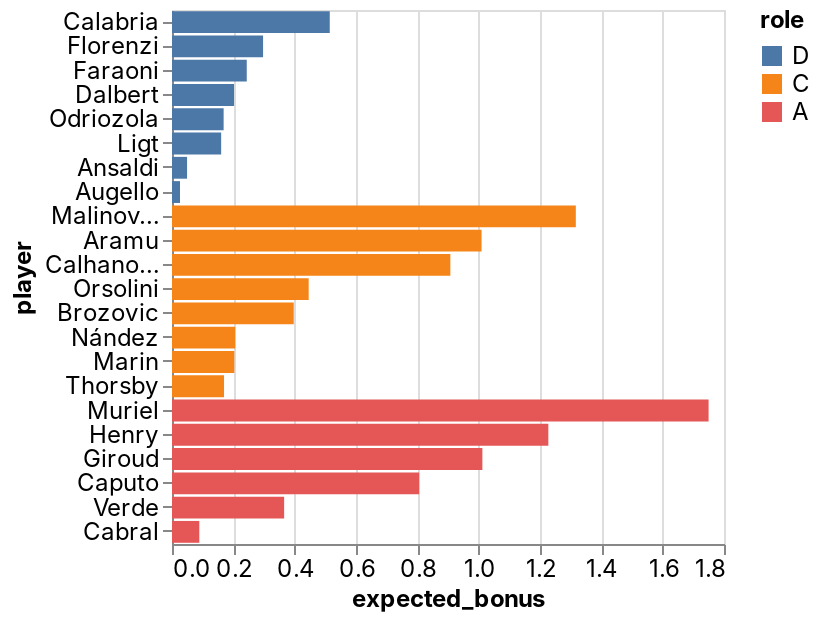

Here is the notebook cell this chart was saved with:
### Code cell
_deepnote_run_altair(team, """{"$schema":"https://vega.github.io/schema/vega-lite/v4.json","mark":{"type":"bar","tooltip":{"content":"data"}},"height":220,"autosize":{"type":"fit"},"data":{"name":"placeholder"},"encoding":{"x":{"field":"expected_bonus","type":"quantitative","sort":null,"scale":{"type":"linear","zero":false}},"y":{"field":"player","type":"nominal","sort":null,"scale":{"type":"linear","zero":true}},"color":{"field":"role","type":"nominal","sort":null,"scale":{"type":"linear","zero":false}}}}""")

### Figure 1 — Vega-Lite specification as saved in the notebook (floating-point values rounded to 4 significant figures)
{"config": {"view": {"continuousWidth": 400, "continuousHeight": 300}, "area": {"fill": "#51C0E9"}, "axis": {"labelFont": "Inter, sans-serif", "labelFontSize": 12, "labelFontWeight": "normal", "labelLimit": 60, "labelOverlap": "greedy", "titleFont": "Inter, sans-serif", "titleFontSize": 12, "titleFontWeight": "bold"}, "background": "#ffffff", "legend": {"labelFont": "Inter, sans-serif", "labelFontSize": 12, "titleFont": "Inter, sans-serif", "titleFontSize": 12, "titleFontWeight": "bold"}, "line": {"stroke": "#51C0E9", "strokeWidth": 2}, "rect": {"fill": "#51C0E9"}, "title": {"anchor": "start", "color": "#000000", "font": "Inter, sans-serif", "fontSize": 22, "fontWeight": "normal"}}, "data": {"name": "data-6cdf0460ab139e08ea042c2afa94b908"}, "mark": {"type": "bar", "tooltip": {"content": "data"}}, "autosize": {"type": "fit"}, "encoding": {"color": {"type": "nominal", "field": "role", "scale": {"type": "linear", "zero": false}, "sort": null}, "x": {"type": "quantitative", "field": "expected_bonus", "scale": {"type": "linear", "zero": false}, "sort": null}, "y": {"type": "nominal", "field": "player", "scale": {"type": "linear", "zero": true}, "sort": null}}, "height": 300, "width": "container", "$schema": "https://vega.github.io/schema/vega-lite/v4.json", "datasets": {"data-6cdf0460ab139e08ea042c2afa94b908": [{"fanta_team": "AC Picchia", "role": "D", "player": "Calabria", "team": "AC Milan", "opponent": "Sassuolo", "date": "2022-05-22T00:00:00", "expected_bonus": 0.5144}, {"fanta_team": "AC Picchia", "role": "D", "player": "Florenzi", "team": "AC Milan", "opponent": "Sassuolo", "date": "2022-05-22T00:00:00", "expected_bonus": 0.297}, {"fanta_team": "AC Picchia", "role": "D", "player": "Faraoni", "team": "Verona", "opponent": "Lazio", "date": "2022-05-22T00:00:00", "expected_bonus": 0.2438}, {"fanta_team": "AC Picchia", "role": "D", "player": "Dalbert", "team": "Cagliari", "opponent": "Venezia", "date": "2022-05-22T00:00:00", "expected_bonus": 0.2023}, {"fanta_team": "AC Picchia", "role": "D", "player": "Odriozola", "team": "Fiorentina", "opponent": "Juventus", "date": "2022-05-22T00:00:00", "expected_bonus": 0.1684}, {"fanta_team": "AC Picchia", "role": "D", "player": "Ligt", "team": "Juventus", "opponent": "Fiorentina", "date": "2022-05-22T00:00:00", "expected_bonus": 0.1603}, {"fanta_team": "AC Picchia", "role": "D", "player": "Ansaldi", "team": "Torino", "opponent": "Roma", "date": "2022-05-22T00:00:00", "expected_bonus": 0.04912}, {"fanta_team": "AC Picchia", "role": "D", "player": "Augello", "team": "Sampdoria", "opponent": "Inter", "date": "2022-05-22T00:00:00", "expected_bonus": 0.02617}, {"fanta_team": "AC Picchia", "role": "C", "player": "Malinovskiy", "team": "Atalanta", "opponent": "Empoli", "date": "2022-05-22T00:00:00", "expected_bonus": 1.317}, {"fanta_team": "AC Picchia", "role": "C", "player": "Aramu", "team": "Venezia", "opponent": "Cagliari", "date": "2022-05-22T00:00:00", "expected_bonus": 1.009}, {"fanta_team": "AC Picchia", "role": "C", "player": "Calhanoglu", "team": "Inter", "opponent": "Sampdoria", "date": "2022-05-22T00:00:00", "expected_bonus": 0.9076}, {"fanta_team": "AC Picchia", "role": "C", "player": "Orsolini", "team": "Bologna", "opponent": "Genoa", "date": "2022-05-22T00:00:00", "expected_bonus": 0.4457}, {"fanta_team": "AC Picchia", "role": "C", "player": "Brozovic", "team": "Inter", "opponent": "Sampdoria", "date": "2022-05-22T00:00:00", "expected_bonus": 0.397}, {"fanta_team": "AC Picchia", "role": "C", "player": "Nández", "team": "Cagliari", "opponent": "Venezia", "date": "2022-05-22T00:00:00", "expected_bonus": 0.2062}, {"fanta_team": "AC Picchia", "role": "C", "player": "Marin", "team": "Cagliari", "opponent": "Venezia", "date": "2022-05-22T00:00:00", "expected_bonus": 0.2031}, {"fanta_team": "AC Picchia", "role": "C", "player": "Thorsby", "team": "Sampdoria", "opponent": "Inter", "date": "2022-05-22T00:00:00", "expected_bonus": 0.1697}, {"fanta_team": "AC Picchia", "role": "A", "player": "Muriel", "team": "Atalanta", "opponent": "Empoli", "date": "2022-05-22T00:00:00", "expected_bonus": 1.75}, {"fanta_team": "AC Picchia", "role": "A", "player": "Henry", "team": "Venezia", "opponent": "Cagliari", "date": "2022-05-22T00:00:00", "expected_bonus": 1.227}, {"fanta_team": "AC Picchia", "role": "A", "player": "Giroud", "team": "AC Milan", "opponent": "Sassuolo", "date": "2022-05-22T00:00:00", "expected_bonus": 1.012}, {"fanta_team": "AC Picchia", "role": "A", "player": "Caputo", "team": "Sampdoria", "opponent": "Inter", "date": "2022-05-22T00:00:00", "expected_bonus": 0.8059}, {"fanta_team": "AC Picchia", "role": "A", "player": "Verde", "team": "Spezia", "opponent": "Napoli", "date": "2022-05-22T00:00:00", "expected_bonus": 0.3657}, {"fanta_team": "AC Picchia", "role": "A", "player": "Cabral", "team": "Fiorentina", "opponent": "Juventus", "date": "2022-05-22T00:00:00", "expected_bonus": 0.08904}]}}
